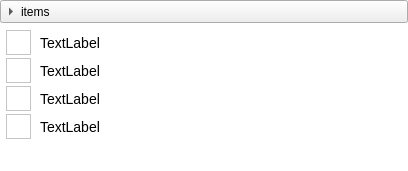
<?xml version="1.0" encoding="UTF-8"?>
<ui version="4.0">
 <author>Pratik Radia</author>
 <class>custom_list_items</class>
 <widget class="QWidget" name="custom_list_items">
  <property name="geometry">
   <rect>
    <x>0</x>
    <y>0</y>
    <width>408</width>
    <height>171</height>
   </rect>
  </property>
  <property name="minimumSize">
   <size>
    <width>0</width>
    <height>171</height>
   </size>
  </property>
  <property name="windowTitle">
   <string>Form</string>
  </property>
  <layout class="QHBoxLayout" name="horizontalLayout_8">
   <property name="spacing">
    <number>0</number>
   </property>
   <property name="leftMargin">
    <number>0</number>
   </property>
   <property name="topMargin">
    <number>0</number>
   </property>
   <property name="rightMargin">
    <number>0</number>
   </property>
   <property name="bottomMargin">
    <number>0</number>
   </property>
   <item>
    <layout class="QVBoxLayout" name="verticalLayout">
     <property name="spacing">
      <number>0</number>
     </property>
     <property name="sizeConstraint">
      <enum>QLayout::SetNoConstraint</enum>
     </property>
     <item>
      <widget class="QToolButton" name="itemBtn">
       <property name="sizePolicy">
        <sizepolicy hsizetype="Expanding" vsizetype="Fixed">
         <horstretch>0</horstretch>
         <verstretch>0</verstretch>
        </sizepolicy>
       </property>
       <property name="layoutDirection">
        <enum>Qt::LeftToRight</enum>
       </property>
       <property name="styleSheet">
        <string notr="true"/>
       </property>
       <property name="text">
        <string>items</string>
       </property>
       <property name="icon">
        <iconset>
         <normaloff>../../../images/icons/1665575-ui-ux-interface/1665575-ui-ux-interface/png/011-chevron.png</normaloff>../../../images/icons/1665575-ui-ux-interface/1665575-ui-ux-interface/png/011-chevron.png</iconset>
       </property>
       <property name="checkable">
        <bool>true</bool>
       </property>
       <property name="toolButtonStyle">
        <enum>Qt::ToolButtonTextBesideIcon</enum>
       </property>
       <property name="autoRaise">
        <bool>false</bool>
       </property>
       <property name="arrowType">
        <enum>Qt::RightArrow</enum>
       </property>
      </widget>
     </item>
     <item>
      <widget class="QScrollArea" name="itemsArea">
       <property name="sizePolicy">
        <sizepolicy hsizetype="Expanding" vsizetype="Expanding">
         <horstretch>0</horstretch>
         <verstretch>0</verstretch>
        </sizepolicy>
       </property>
       <property name="minimumSize">
        <size>
         <width>0</width>
         <height>0</height>
        </size>
       </property>
       <property name="sizeIncrement">
        <size>
         <width>0</width>
         <height>0</height>
        </size>
       </property>
       <property name="layoutDirection">
        <enum>Qt::RightToLeft</enum>
       </property>
       <property name="styleSheet">
        <string notr="true">background:white;padding:6;</string>
       </property>
       <property name="frameShape">
        <enum>QFrame::NoFrame</enum>
       </property>
       <property name="widgetResizable">
        <bool>true</bool>
       </property>
       <widget class="QWidget" name="scrollAreaWidgetContents">
        <property name="geometry">
         <rect>
          <x>0</x>
          <y>0</y>
          <width>394</width>
          <height>128</height>
         </rect>
        </property>
        <property name="sizePolicy">
         <sizepolicy hsizetype="Preferred" vsizetype="Fixed">
          <horstretch>0</horstretch>
          <verstretch>0</verstretch>
         </sizepolicy>
        </property>
        <property name="minimumSize">
         <size>
          <width>0</width>
          <height>0</height>
         </size>
        </property>
        <property name="styleSheet">
         <string notr="true"/>
        </property>
        <layout class="QHBoxLayout" name="horizontalLayout">
         <property name="spacing">
          <number>0</number>
         </property>
         <property name="leftMargin">
          <number>0</number>
         </property>
         <property name="topMargin">
          <number>0</number>
         </property>
         <property name="rightMargin">
          <number>0</number>
         </property>
         <property name="bottomMargin">
          <number>0</number>
         </property>
         <item>
          <layout class="QVBoxLayout" name="verticalLayout_3">
           <property name="spacing">
            <number>0</number>
           </property>
           <item>
            <layout class="QVBoxLayout" name="verticalLayout_2">
             <property name="spacing">
              <number>0</number>
             </property>
             <item>
              <layout class="QHBoxLayout" name="horizontalLayout_2">
               <item>
                <widget class="QLabel" name="label">
                 <property name="styleSheet">
                  <string notr="true">font-size:14px</string>
                 </property>
                 <property name="text">
                  <string>TextLabel</string>
                 </property>
                </widget>
               </item>
               <item>
                <widget class="QGraphicsView" name="graphicsView">
                 <property name="maximumSize">
                  <size>
                   <width>25</width>
                   <height>25</height>
                  </size>
                 </property>
                </widget>
               </item>
              </layout>
             </item>
             <item>
              <layout class="QHBoxLayout" name="horizontalLayout_3">
               <item>
                <widget class="QLabel" name="label_2">
                 <property name="styleSheet">
                  <string notr="true">font-size:14px</string>
                 </property>
                 <property name="text">
                  <string>TextLabel</string>
                 </property>
                </widget>
               </item>
               <item>
                <widget class="QGraphicsView" name="graphicsView_2">
                 <property name="maximumSize">
                  <size>
                   <width>25</width>
                   <height>25</height>
                  </size>
                 </property>
                </widget>
               </item>
              </layout>
             </item>
             <item>
              <layout class="QHBoxLayout" name="horizontalLayout_5">
               <item>
                <widget class="QLabel" name="label_4">
                 <property name="styleSheet">
                  <string notr="true">font-size:14px</string>
                 </property>
                 <property name="text">
                  <string>TextLabel</string>
                 </property>
                </widget>
               </item>
               <item>
                <widget class="QGraphicsView" name="graphicsView_4">
                 <property name="maximumSize">
                  <size>
                   <width>25</width>
                   <height>25</height>
                  </size>
                 </property>
                </widget>
               </item>
              </layout>
             </item>
             <item>
              <layout class="QHBoxLayout" name="horizontalLayout_7">
               <item>
                <widget class="QLabel" name="label_6">
                 <property name="styleSheet">
                  <string notr="true">font-size:14px</string>
                 </property>
                 <property name="text">
                  <string>TextLabel</string>
                 </property>
                </widget>
               </item>
               <item>
                <widget class="QGraphicsView" name="graphicsView_6">
                 <property name="maximumSize">
                  <size>
                   <width>25</width>
                   <height>25</height>
                  </size>
                 </property>
                </widget>
               </item>
              </layout>
             </item>
            </layout>
           </item>
          </layout>
         </item>
        </layout>
       </widget>
      </widget>
     </item>
    </layout>
   </item>
  </layout>
 </widget>
 <resources/>
 <connections/>
</ui>
